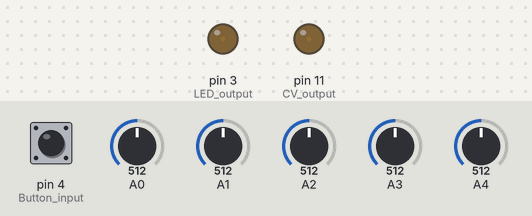
The sketch below on a simulated Arduino Uno, built with avr-gcc and run on an emulated ATmega328P. Parts: output pins drawn as LEDs (lit = HIGH). The test bench sets the inputs (shaded band); at power-on: A0 = 512, pin 4 (Button_input) HIGH, A2 = 512, A3 = 512, A1 = 512, A4 = 512. Random numbers use the default seed unless the sketch sets one.

Above: at 1.2 s.
1.3 s: A0 set to 306
At 5.1 s:
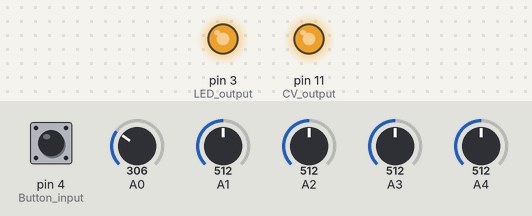
6.7 s: pin 4 (Button_input) pulled LOW for 0.15 s
10.2 s: A2 set to 716
At 12.21 s:
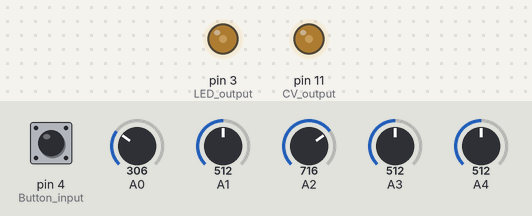
13.7 s: A3 set to 716
17.2 s: A1 set to 5
20.7 s: A4 set to 716
Timing chart, 0 to 25.2 s (numbered marks = the images above; inputs shaded):
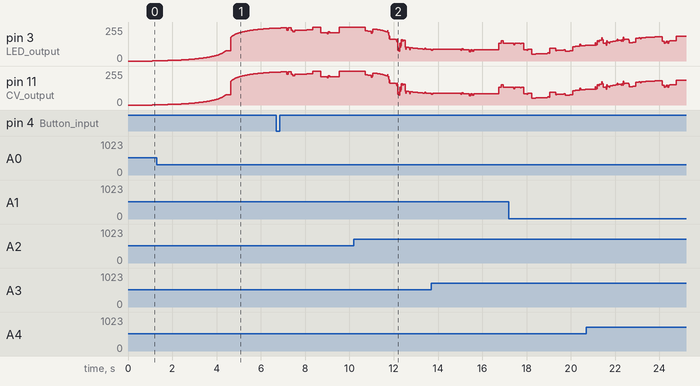

The sketch:

mod1-bezier-spike.ino
```cpp
// This code was originally written by HAGIWO and released under CC0
/* Adapted for Mod1 and added a second Spike/Jitter Bezier mode, accesible via button by Rob Heel
Potentiometers
    Potentiometer 1 → A0 freq
    Potentiometer 2 → A1 curve
    Potentiometer 3 → A2 dev
Inputs/Outputs:
    F1 → A3 freq CV in
    F2 → A4 curve CV in
    F3 → A5 dev CV in
    F4 → D11 output
    LED → Pin 3
    Button → Pin 4 switch modes

*/

#include <avr/io.h>  //for fast PWM
int i = 0;
int start_val = 0;  // Bezier Curve Starting Point
int end_val = 255;  // Bezier Curve end Point
float old_wait = 0;
float wait = 0;    // Bezier curve x-axis (time)
float bz_val = 0;  // Bezier curve y-axis (voltage)
int dev, level, curve, freq;
long timer = 0;   // Time tracking for micros
long timer1 = 0;  // Time tracking for analog read interval
float x[256];     // Bezier Curve Calculation Tables

int devpot = 0;
int devCV = 0;

int freq_rnd = 501;
int freq_dev = 40;
int chance[32] = { 5, 12, 21, 33, 48, 67, 90, 118, 151, 189, 232, 279, 331, 386, 443, 501, 559, 616, 671, 723, 770, 813, 851, 884, 912, 935, 954, 969, 981, 990, 997, 1000 };  // normal distribution table
int freq_err[32] = { 8, 9, 10, 11, 12, 13, 14, 15, 16, 18, 20, 22, 24, 26, 28, 30, 33, 36, 40, 46, 52, 58, 64, 70, 76, 82, 90, 98, 110, 122, 136, 148 };                       // Frequency Variation

// Add a new mode variable for Bezier and SPIKE  Bezier
enum Mode {
  BEZIER_MODE,
  SPIKE_BEZIER_MODE
};
Mode currentMode = BEZIER_MODE;  // Start with Bezier Mode

// Variables for the spike and jitter effect
int spike_hold_counter = 0;  // Counter to hold the spike for a few cycles
int spike_value = 0;         // The intensity of the spike (random value)

void setup() {
  for (int j = 0; j < 255; j++) {  // Preparation of Bezier Curve Calculation Tables
    x[j] = j * 0.003921;           // j/255
  }

  pinMode(11, OUTPUT);       // CV output
  pinMode(3, OUTPUT);        // LED output
  pinMode(4, INPUT_PULLUP);  // Button input (Pin 4)
  timer = micros();
  timer1 = millis();

  // pin pwm setting
  TCCR1B &= B11111000;
  TCCR1B |= B00000001;
  delay(50);
}

void loop() {
  // Toggle modes with the button
  if (digitalRead(4) == LOW) {
    delay(200);                                   // debounce delay
    currentMode = (Mode)((currentMode + 1) % 2);  // Toggle between 2 modes
  }

  if (timer1 + 50 < millis()) {
    freq = min(511, (analogRead(0) / 2 + analogRead(3) / 2)) * freq_dev;
    curve = min(255, (analogRead(1) / 4 + analogRead(4) / 4));
    level = 1023 / 4;
    timer1 = millis();
  }

  if (timer + (wait - old_wait) <= micros()) {
    old_wait = wait;
    i++;

    if (i >= 255) {  // Recalculation of target voltage values
      i = 0;
      start_val = end_val;
      end_val = random(0, 255);
      change_freq_error();
    }

    switch (currentMode) {
      case BEZIER_MODE:
        // Standard Bezier calculation
        wait = 3 * pow((1 - x[i]), 2) * x[i] * curve + 3 * (1 - x[i]) * pow(x[i], 2) * (255 - curve) + pow(x[i], 3) * 255;
        wait = 1 + wait * freq * 2;
        bz_val = pow((1 - x[i]), 3) * start_val + 3 * pow((1 - x[i]), 2) * x[i] * start_val + 3 * (1 - x[i]) * pow(x[i], 2) * end_val + pow(x[i], 3) * end_val;
        break;

      case SPIKE_BEZIER_MODE:
        // Basic Bezier curve calculations
        wait = 3 * pow((1 - x[i]), 2) * x[i] * curve + 3 * (1 - x[i]) * pow(x[i], 2) * (255 - curve) + pow(x[i], 3) * 255;
        wait = 1 + wait * freq * 2;  // Frequency influence

        // Basic Bezier transition for the value
        bz_val = pow((1 - x[i]), 3) * start_val + 3 * pow((1 - x[i]), 2) * x[i] * start_val + 3 * (1 - x[i]) * pow(x[i], 2) * end_val + pow(x[i], 3) * end_val;

        // Spike trigger: 5% chance to trigger a spike
        if (random(0, 100) < 5 && spike_hold_counter == 0) {
          // Start the spike hold, random spike size
          spike_hold_counter = random(5, 20);  // Hold spike for 5 to 20 cycles
          spike_value = random(-50, 50);       // Randomize spike intensity
        }

        // If spike is active, hold the spike for a few cycles
        if (spike_hold_counter > 0) {
          bz_val += spike_value;  // Apply spike value
          spike_hold_counter--;   // Decrease the counter, spike will fade out
        }

        // Add jitter effect with 15% chance
        if (random(0, 100) < 15) {    // 15% chance for jitter effect
          bz_val += random(-20, 20);  // Small random jitter in the output
        }

        // Smooth the output to avoid very harsh jumps
        bz_val = constrain(bz_val, 0, 255);  // Keep the value within bounds

        // Set the output voltage (scaled to level)
        analogWrite(11, bz_val * level / 255);

        // Change the values when a full cycle is completed
        if (i >= 255) {
          i = 0;
          start_val = end_val;
          end_val = random(0, 255);
          change_freq_error();  // Keep the frequency variation
        }
        break;
    }

    timer = micros();
    PWM_OUT();  // Output the PWM signal
  }
}  // end void loop

void change_freq_error() {  // Frequency variation is obtained from the standard deviation table

  devpot = map(analogRead(2), 0, 1023, 0, 500);
  devCV = map(analogRead(4), 0, 1023, 0, 500);
// Combine both values and map back to range 0-500
  int dev = map(devpot + devCV, 0, 1000, 0, 500);
  freq_rnd = random(500 - dev, 500 + dev);
  for (int k = 0; k < 32; k++) {
    if (freq_rnd >= chance[k] && freq_rnd < chance[k + 1]) {
      freq_dev = freq_err[k];
    }
  }
}

void PWM_OUT() {  // PWM output
  int output_value = bz_val * level / 255;
  analogWrite(11, bz_val * level / 255);
  analogWrite(3, output_value);   // LED output - mirrors the CV intensity
}
```
